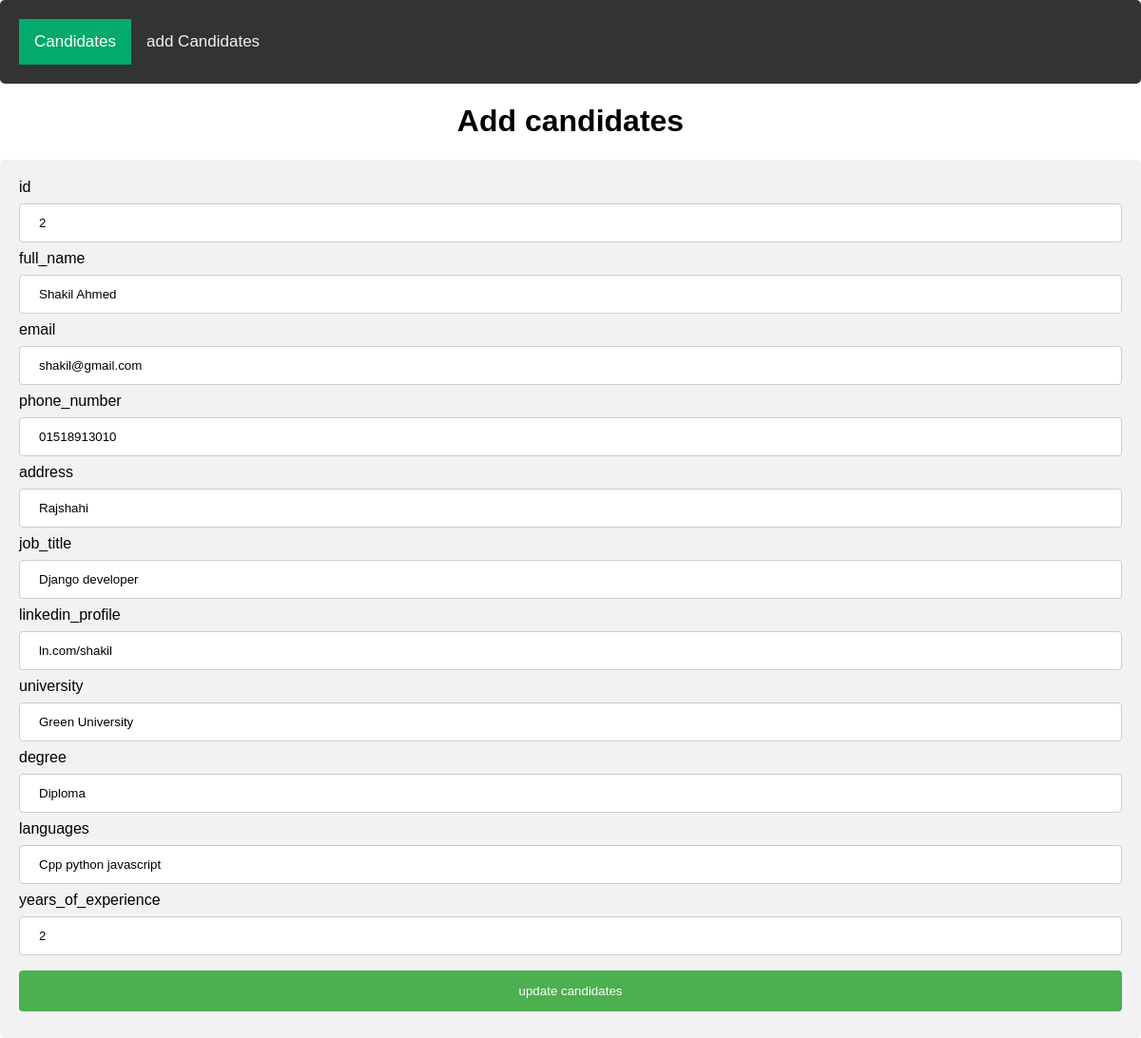
Screenshot of /editCandi/2 with the database file from the repository.
### myApp/models.py (models this page shows, shortened)
class candidateModel(models.Model):
    full_name=models.CharField(max_length=30)
    email=models.CharField(max_length=30)
    phone_number=models.CharField(max_length=30)
    address=models.CharField(max_length=30)
    job_title=models.CharField(max_length=30)
    linkedin_profile=models.CharField(max_length=30)
    university=models.CharField(max_length=30)
    degree=models.CharField(max_length=30)
    languages=models.CharField(max_length=30)
    years_of_experience=models.CharField(max_length=30)

### myProject/views.py (the view)
# urls.py: path('editCandi/<str:myid>', editCandi, name='editCandi'),
def editCandi(request, myid):
    editCandi=candidateModel.objects.filter(id=myid)
    candiDict={
        'candiKey': editCandi
    }
    return render(request, 'editPage.html', candiDict)

### template/editPage.html (shortened to what this page needs)
{% extends 'index.html' %}
{% block content %}
<!DOCTYPE html>
<html lang="en">
<head>
</head>
<body>
    <h1 style="text-align: center;">Add candidates</h1>
    <div>
        {% for i in candiKey %}
        <form action="{% url 'editCandi' %}" method="POST">
            <label for="id">id</label>
            <input value="{{i.id}}" type="text" id="id" name="id" placeholder="Your id.." readonly>
          <label for="full_name">full_name</label>
          <input value="{{i.full_name}}" type="text" id="full_name" name="full_name" placeholder="Your full_name..">
          <label for="email">email</label>
          <input value="{{i.email}}" type="text" id="email" name="email" placeholder="Your email..">
          <label for="phone_number">phone_number</label>
          <input value="{{i.phone_number}}" type="text" id="phone_number" name="phone_number" placeholder="Your phone_number..">
          <label for="address">address</label>
          <input value="{{i.address}}" type="text" id="address" name="address" placeholder="Your address..">
          <label for="job_title">job_title</label>
          <input value="{{i.job_title}}" type="text" id="job_title" name="job_title" placeholder="Your job_title..">
          <label for="linkedin_profile">linkedin_profile</label>
          <input value="{{i.linkedin_profile}}" type="text" id="linkedin_profile" name="linkedin_profile" placeholder="Your linkedin_profile..">
          <label for="email">university</label>
          <input value="{{i.university}}" type="text" id="university" name="university" placeholder="Your university..">
          <label for="degree">degree</label>
          <input value="{{i.degree}}" type="text" id="degree" name="degree" placeholder="Your degree..">
          <label for="languages">languages</label>
          <input value="{{i.languages}}" type="text" id="languages" name="languages" placeholder="Your languages..">
          <label for="years_of_experience">years_of_experience</label>
          <input value="{{i.years_of_experience}}" type="text" id="years_of_experience" name="years_of_experience" placeholder="Your years_of_experience..">
          <input type="submit" value="update candidates">
        </form>
        {% endfor %}
      </div>
</body>
</html>
{% endblock content %}

### template/navbar.html (style rules this page uses)
body { margin: 0; font-family: Arial, Helvetica, sans-serif; }

### template/editPage.html (style rules this page uses)
input[type=text], select { width: 100%; padding: 12px 20px; margin: 8px 0; display: inline-block; border: 1px solid #ccc; border-radius: 4px; box-sizing: border-box; }
input[type=submit] { width: 100%; background-color: #4CAF50; color: white; padding: 14px 20px; margin: 8px 0; border: none; border-radius: 4px; cursor: pointer; }
div { border-radius: 5px; background-color: #f2f2f2; padding: 20px; }

### rows the page displays
candidateModel: id "2", full_name "Shakil Ahmed", email "shakil@gmail.com", phone_number "01518913010", address "Rajshahi", job_title "Django developer", linkedin_profile "ln.com/shakil", university "Green University", degree "Diploma", languages "Cpp python javascript", years_of_experience "2"
